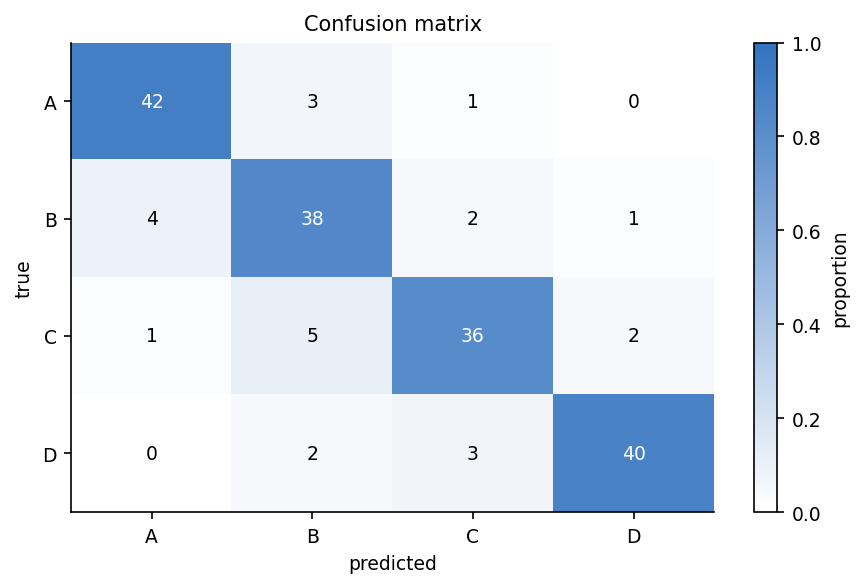

Source code (Python):
"""confusion_matrix: 分类混淆矩阵 + 行归一化."""
import sys, os; sys.path.insert(0, os.path.join(os.path.dirname(os.path.abspath(__file__)), '..', '..', '_utils', 'python'))
import numpy as np
import matplotlib.pyplot as plt
from theme import apply_theme
from palette import sequential

def make_figure(M=None, labels=None, title='Confusion matrix'):
    apply_theme()
    if M is None:
        M = np.array([[42, 3, 1, 0],
                      [4, 38, 2, 1],
                      [1, 5, 36, 2],
                      [0, 2, 3, 40]])
        labels = ['A', 'B', 'C', 'D']
    Mn = M / M.sum(axis=1, keepdims=True)
    fig, ax = plt.subplots()
    im = ax.imshow(Mn, cmap=sequential(hue='blue'), aspect='auto', vmin=0, vmax=1)
    fig.colorbar(im, ax=ax, label='proportion')
    for i in range(M.shape[0]):
        for j in range(M.shape[1]):
            col = 'white' if Mn[i,j] > 0.5 else 'black'
            ax.text(j, i, f'{M[i,j]}', ha='center', va='center', color=col, fontsize=9)
    if labels:
        ax.set_xticks(range(len(labels))); ax.set_xticklabels(labels)
        ax.set_yticks(range(len(labels))); ax.set_yticklabels(labels)
    ax.set_xlabel('predicted'); ax.set_ylabel('true'); ax.set_title(title)
    fig.tight_layout()
    return fig

if __name__ == '__main__':
    fig = make_figure()
    fig.savefig(__file__.replace('.py', '.png'), dpi=150)
